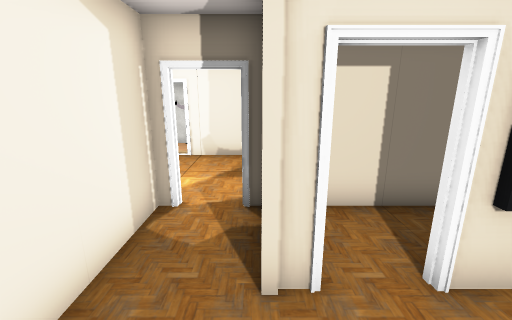
view 1 (above)

16 first-person views from a walk through a scene from a Unity 3-D project. The camera is 1.5 m above the floor, tilts 14° down and sees 90° across. Doors are open. The floor is counted in squares, 0.64 m on a side. Each view is taken from the middle of a square. On the plan, view 1 faces up. The plan holds only what a view shows up to about 17 squares ahead; the rest is blank. The place goes on beyond the plan. The player character is not drawn. Some surface patterns are stand-ins.

view 2
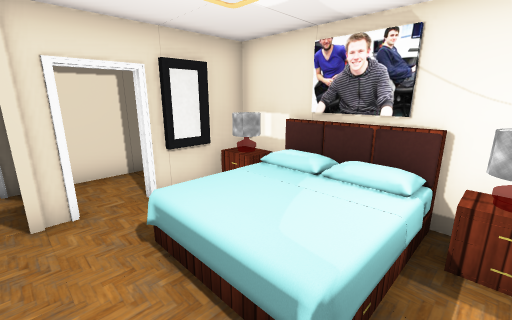

view 3
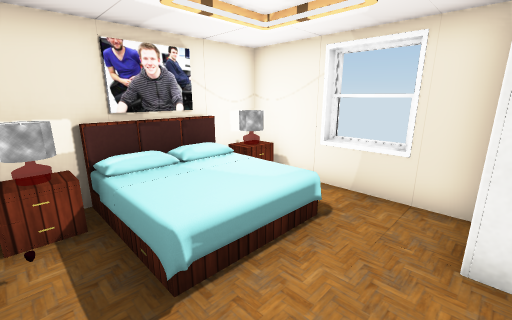

view 4
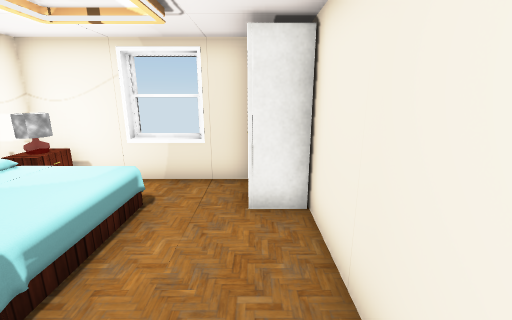

view 5
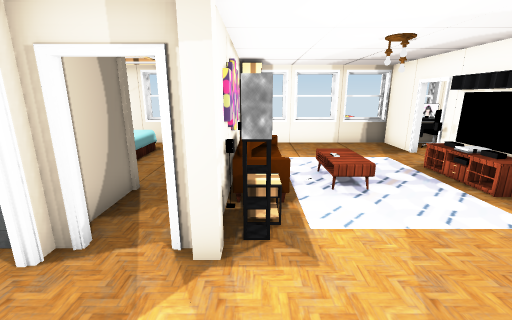

view 6
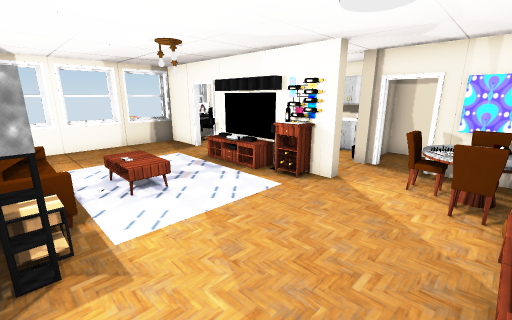

view 7
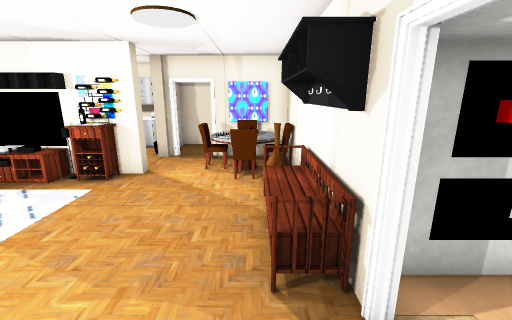

view 8
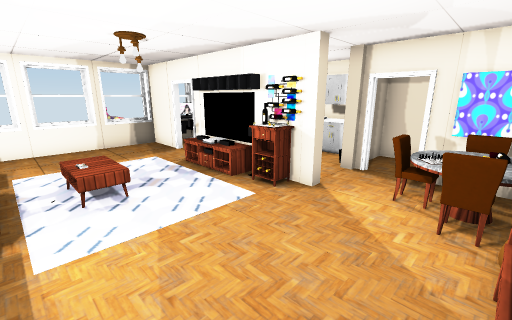

view 9
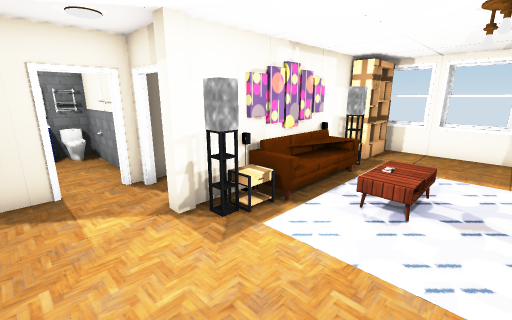

view 10
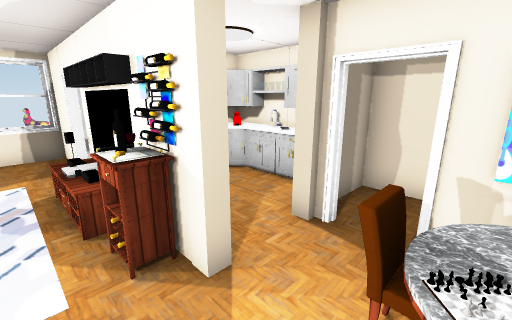

view 11
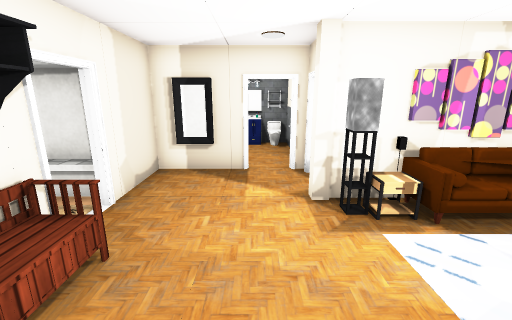

view 12
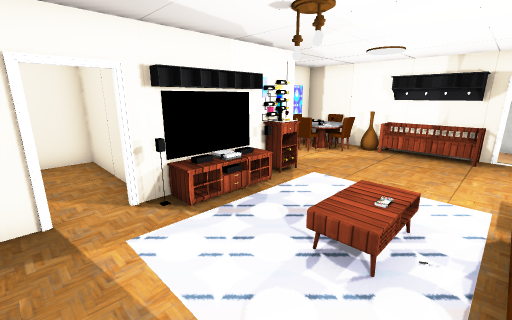

view 13
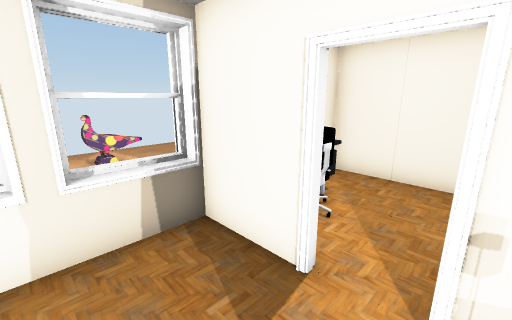

view 14
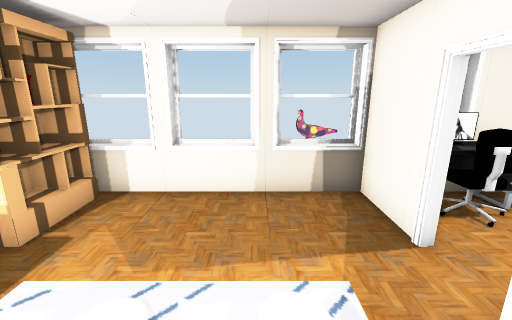

view 15
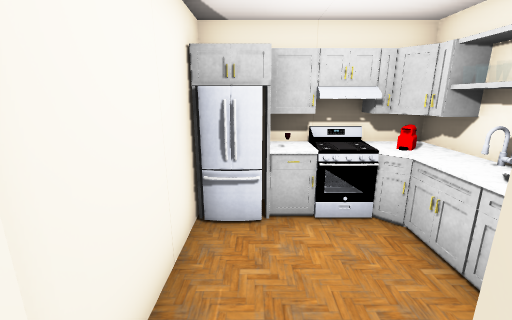

view 16
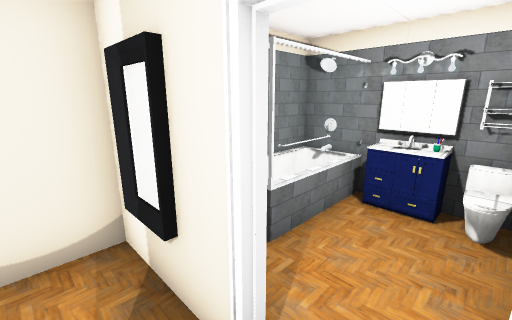

### Floor plan
Ten units are one square. View 1 is at (0, 0); x grows to the right and y downward. Boxes are objects, and circles mark ways between rooms. Rooms are numbered by the first view taken in them; rooms with no view inside come last. Other rooms are left out.
<svg viewBox="-151 -130 211 180">
<path fill="none" stroke="#000" d="M9 -27 4 -27M-21 -6 -21 24M2 -35 2 -52M39 -25 26 -25M52 -4 52 -27 21 -27M5 44 25 44M-9 41 52 41 52 14M-21 -52 -21 -34M-32 -46 -32 -52 -28 -52M-96 -36 -96 2M-23 -35 -23 -54M-41 -102 -121 -102 -121 -72M-121 -60 -121 -55M2 -54 2 -59M2 -71 2 -102 -29 -102M-32 12 -32 7M-96 15 -96 25M-23 23 -23 -6M-70 44 -50 44M-45 44 -28 44M-95 41 -29 41M-96 44 -75 44M52 -102 35 -102M-146 -41 -146 -4 -111 -4M-98 -5 -98 -36M-113 -2 -146 -2 -146 41 -124 41"/>
<rect x="-25" y="15" width="20" height="20" fill="#bbb"><title>closet</title></rect>
<rect x="-25" y="-25" width="10" height="10" fill="#bbb"><title>sofa</title></rect>
<rect x="-5" y="-35" width="10" height="10" fill="#bbb"><title>pillar</title></rect>
<rect x="15" y="-15" width="40" height="40" fill="#bbb"><title>bed</title></rect>
<rect x="25" y="25" width="10" height="10" fill="#bbb"><title>lamp</title></rect>
<rect x="35" y="25" width="10" height="10" fill="#bbb"><title>table</title></rect>
<rect x="35" y="-15" width="10" height="10" fill="#bbb"><title>table</title></rect>
<rect x="35" y="-25" width="10" height="10" fill="#bbb"><title>lamp</title></rect>
<rect x="45" y="5" width="10" height="10" fill="#bbb"><title>painting</title></rect>
<rect x="-115" y="-95" width="20" height="20" fill="#bbb"><title>table</title></rect>
<rect x="-105" y="-55" width="10" height="10" fill="#bbb"><title>pillar</title></rect>
<rect x="-105" y="-75" width="10" height="10" fill="#bbb"><title>chair</title></rect>
<rect x="-105" y="-105" width="10" height="10" fill="#bbb"><title>chair</title></rect>
<rect x="-95" y="-5" width="10" height="10" fill="#bbb"><title>shelf</title></rect>
<rect x="-95" y="-45" width="10" height="10" fill="#bbb"><title>shelf</title></rect>
<rect x="-95" y="-55" width="10" height="10" fill="#bbb"><title>cabinet</title></rect>
<rect x="-95" y="-95" width="10" height="20" fill="#bbb"><title>chair</title></rect>
<rect x="-85" y="-105" width="10" height="20" fill="#bbb"><title>other object</title></rect>
<rect x="-65" y="-15" width="20" height="10" fill="#bbb"><title>rug</title></rect>
<rect x="-55" y="-95" width="10" height="10" fill="#bbb"><title>bench</title></rect>
<rect x="-55" y="-105" width="10" height="10" fill="#bbb"><title>shelf</title></rect>
<rect x="-55" y="-125" width="10" height="20" fill="#bbb"><title>other object</title></rect>
<rect x="-35" y="15" width="10" height="10" fill="#bbb"><title>shelf</title></rect>
<rect x="-25" y="-65" width="10" height="10" fill="#bbb"><title>pillar</title></rect>
<rect x="15" y="-95" width="30" height="10" fill="#bbb"><title>other object</title></rect>
<rect x="35" y="-85" width="10" height="10" fill="#bbb"><title>other object</title></rect>
<rect x="45" y="-85" width="10" height="10" fill="#bbb"><title>cabinet</title></rect>
<rect x="45" y="-95" width="10" height="10" fill="#bbb"><title>other object</title></rect>
<rect x="-145" y="-35" width="10" height="30" fill="#bbb"><title>cabinet</title></rect>
<rect x="-145" y="-45" width="10" height="10" fill="#bbb"><title>other object</title></rect>
<rect x="-145" y="-55" width="10" height="10" fill="#bbb"><title>cabinet</title></rect>
<rect x="-135" y="-15" width="10" height="10" fill="#bbb"><title>other object</title></rect>
<rect x="-125" y="-15" width="10" height="10" fill="#bbb"><title>other object</title></rect>
<rect x="-125" y="-55" width="10" height="10" fill="#bbb"><title>pillar</title></rect>
<rect x="-115" y="-15" width="10" height="10" fill="#bbb"><title>cabinet</title></rect>
<rect x="-115" y="-25" width="10" height="10" fill="#bbb"><title>other object</title></rect>
<rect x="-105" y="-45" width="10" height="10" fill="#bbb"><title>other object</title></rect>
<rect x="-115" y="35" width="10" height="10" fill="#bbb"><title>other object</title></rect>
<rect x="-115" y="25" width="10" height="10" fill="#bbb"><title>other object</title></rect>
<rect x="-115" y="15" width="10" height="10" fill="#bbb"><title>chair</title></rect>
<circle cx="-10" cy="-50" r="3" fill="#2a7"/>
<circle cx="-110" cy="-43" r="3" fill="#2a7"/>
<circle cx="-120" cy="-65" r="3" fill="#2a7"/>
<circle cx="-100" cy="10" r="3" fill="#2a7"/>
<text x="10" y="0">1</text>
<text x="-60" y="-50">2</text>
<text x="-120" y="-30">3</text>
<text x="-120" y="20">4</text>
</svg>
Room 1 opens to room 2. Room 2 opens to room 3. Room 2 opens to room 4.

Where each view was taken, in squares from view 1:
view 1: 0 up, 0 right, facing up
view 2: 3 down, 0 right, facing up-right
view 3: 2 up, 1 left, facing down-right
view 4: 3 up, 1 left, facing down
view 5: 9 up, 3 left, facing down
view 6: 9 up, 3 left, facing down-left
view 7: 9 up, 2 left, facing left
view 8: 9 up, 4 left, facing down-left
view 9: 8 up, 7 left, facing down-right
view 10: 8 up, 8 left, facing down-left
view 11: 7 up, 8 left, facing right
view 12: 2 down, 4 left, facing up-left
view 13: 0 up, 7 left, facing down-left
view 14: 2 up, 7 left, facing down
view 15: 6 up, 11 left, facing down
view 16: 6 up, 1 left, facing up-right
